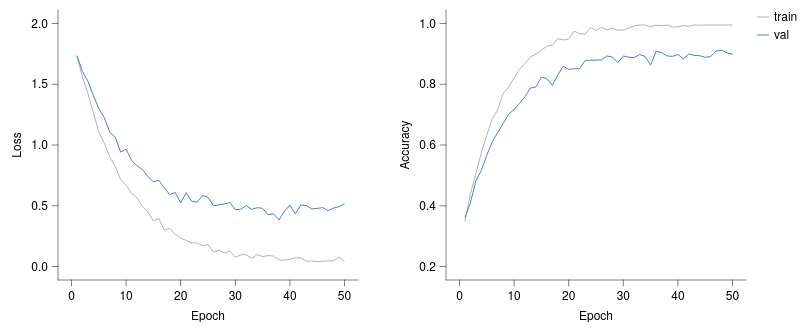

Vega-Lite specification for this chart:
### Vega-Lite specification from a JSON file in a GitHub repository (floating-point values rounded to 4 significant figures)
{"background": null, "config": {"arc": {"fill": "#DBDBDB", "fillOpacity": 1.0, "innerRadius": 33.75, "padAngle": 0.03, "stroke": "black", "strokeOpacity": 1, "strokeWidth": 0.25}, "area": {"fill": "#DBDBDB", "fillOpacity": 1.0, "stroke": "black", "strokeOpacity": 1, "strokeWidth": 0.25}, "axis": {"domain": true, "domainCap": "round", "domainColor": "black", "domainWidth": 0.25, "grid": false, "gridCap": "round", "gridColor": "#F1F1F1", "gridDash": [0, 0], "gridOpacity": 1.0, "gridWidth": 0.25, "labelColor": "black", "labelFont": "Helvetica Neue, HelveticaNeue, Helvetica, Arial, sans-serif", "labelFontSize": 6, "labelFontStyle": "normal", "labelFontWeight": 400, "offset": 0, "ticks": true, "tickCap": "round", "tickColor": "black", "tickRound": false, "tickSize": 3, "tickWidth": 0.25, "titleColor": "black", "titleFont": "Helvetica Neue, HelveticaNeue, Helvetica, Arial, sans-serif", "titleFontSize": 6, "titleFontStyle": "normal", "titleFontWeight": 400}, "axisX": {"domain": true, "labelAlign": "center", "labelAngle": 0, "labels": true, "ticks": true, "translate": 0}, "axisY": {"domain": true, "labelAlign": "right", "labelAngle": 0, "labels": true, "ticks": true, "translate": 0}, "axisRight": {"domain": true, "labelAlign": "left", "labelAngle": 0, "labels": true, "ticks": true, "translate": 0}, "axisTop": {"domain": true, "labelAlign": "center", "labelAngle": 0, "labels": true, "ticks": true, "translate": 0}, "axisBand": {"tickOffset": 0}, "bar": {"fill": "#DBDBDB", "fillOpacity": 1.0, "stroke": "black", "strokeOpacity": 1, "strokeWidth": 0.25}, "boxplot": {"size": 12.15, "ticks": {"cornerRadius": 0.25, "fill": "black", "opacity": 1, "size": 6.075, "thickness": 0.25}, "box": {"fillOpacity": 1.0, "stroke": "black", "strokeOpacity": 1, "strokeWidth": 0.25}, "median": {"cornerRadius": 0, "fill": "black", "fillOpacity": 1.0, "opacity": 1, "size": 12.15, "thickness": 0.25}, "rule": {"fill": "black", "fillOpacity": 1.0, "size": 13.5, "stroke": "black", "strokeDash": [0, 0], "strokeOpacity": 1, "strokeWidth": 0.25}, "outliers": {"color": "black", "fill": "black", "fillOpacity": 1.0, "size": 0, "stroke": "black", "strokeOpacity": 1, "strokeWidth": 0.25}}, "circle": {"fill": "black", "fillOpacity": 1.0, "size": 1.688, "stroke": null, "strokeOpacity": 1, "strokeWidth": 0.25}, "errorband": {"band": {"fillOpacity": 0.6, "stroke": null, "strokeWidth": 0.25, "strokeOpacity": 1}, "borders": {"opacity": 0, "strokeOpacity": 1, "strokeWidth": 0.25}}, "errorbar": {"opacity": 1, "rule": {"strokeDash": [0, 0], "strokeWidth": 0.25}, "ticks": {"color": "black", "cornerRadius": 0.125, "opacity": 1, "size": 8.1, "thickness": 0.25}, "thickness": 0.25}, "font": "Helvetica Neue, HelveticaNeue, Helvetica, Arial, sans-serif", "geoshape": {"fill": "#DBDBDB", "fillOpacity": 1.0, "stroke": "black", "strokeOpacity": 1, "strokeWidth": 0.25}, "header": {"labelColor": "black", "labelFont": "Helvetica Neue, HelveticaNeue, Helvetica, Arial, sans-serif", "labelFontSize": 6, "labelFontStyle": "normal", "labelFontWeight": 400, "titleColor": "black", "titleFont": "Helvetica Neue, HelveticaNeue, Helvetica, Arial, sans-serif", "titleFontSize": 6, "titleFontStyle": "normal", "titleFontWeight": 400, "titlePadding": 0}, "legend": {"disable": false, "offset": 4.5, "titlePadding": 4, "labelOffset": 2, "gradientLabelOffset": 2, "columnPadding": 4, "rowPadding": 2, "gradientLength": 67.5, "gradientThickness": 6.75, "gradientOpacity": 1.0, "gradientStrokeColor": "black", "gradientStrokeWidth": 0.25, "labelColor": "black", "labelFont": "Helvetica Neue, HelveticaNeue, Helvetica, Arial, sans-serif", "labelFontSize": 6, "labelFontStyle": "normal", "labelFontWeight": 400, "strokeColor": "black", "strokeWidth": 0, "symbolSize": 36, "symbolStrokeColor": "black", "symbolStrokeWidth": 0.25, "titleColor": "black", "titleFont": "Helvetica Neue, HelveticaNeue, Helvetica, Arial, sans-serif", "titleFontSize": 6, "titleFontStyle": "normal", "titleFontWeight": 400}, "line": {"color": "black", "stroke": "black", "strokeCap": "butt", "strokeDash": [0, 0], "strokeOpacity": 1, "strokeWidth": 0.5}, "point": {"filled": true, "fill": "#DBDBDB", "fillOpacity": 1.0, "size": 6.75, "stroke": "black", "strokeOpacity": 1, "strokeWidth": 0.25}, "range": {"category": ["#B2B2B2", "#4A7CD3", "#008542", "#664CAF", "#509F98", "#636363", "#284F93", "#005226", "#382864", "#285753"], "diverging": {"scheme": ["#443E60", "#5F597E", "#7C759B", "#9994B6", "#B7B4CC", "#D6D5DC", "#F6F6F6", "#D1DAD9", "#A4C2BF", "#7AA9A4", "#578E89", "#37736E", "#1B5954"]}, "heatmap": {"scheme": ["#440154", "#472270", "#433E82", "#38598C", "#2C728E", "#238A8D", "#24A086", "#39B578", "#5DC862", "#96D646", "#CAE02D", "#FDE724"]}, "ordinal": {"scheme": ["#F1F1F1", "#DBDBDB", "#C6C6C6", "#B2B2B2", "#9D9D9D", "#898989", "#767676", "#636363", "#515151", "#404040", "#2F2F2F", "#1F1F1F"]}, "ramp": {"scheme": ["#440154", "#472270", "#433E82", "#38598C", "#2C728E", "#238A8D", "#24A086", "#39B578", "#5DC862", "#96D646", "#CAE02D", "#FDE724"]}}, "rule": {"color": "black", "stroke": "black", "strokeCap": "round", "strokeDash": [2, 2], "strokeOpacity": 1, "strokeWidth": 0.25}, "scale": {"barBandPaddingInner": 0.1, "rectBandPaddingInner": 0, "tickBandPaddingInner": 0.1, "bandPaddingOuter": 0.1, "bandWithNestedOffsetPaddingInner": 0.2, "bandWithNestedOffsetPaddingOuter": 0.2, "offsetBandPaddingInner": 0, "offsetBandPaddingOuter": 0, "continuousPadding": 6.75, "round": false}, "rect": {"fill": "#DBDBDB", "fillOpacity": 1.0, "stroke": "black", "strokeOpacity": 1, "strokeWidth": 0.25}, "square": {"fill": "#DBDBDB", "fillOpacity": 1.0, "size": 13.5, "stroke": "black", "strokeOpacity": 1, "strokeWidth": 0.25}, "text": {"color": "black", "font": "Helvetica Neue, HelveticaNeue, Helvetica, Arial, sans-serif", "fontSize": 6, "fontStyle": "normal", "fontWeight": 400}, "tick": {"color": "black", "cornerRadius": 0.125, "opacity": 1.0, "size": 12.15, "thickness": 0.25}, "title": {"anchor": "middle", "frame": "group", "color": "black", "font": "Helvetica Neue, HelveticaNeue, Helvetica, Arial, sans-serif", "fontSize": 6, "fontStyle": "normal", "fontWeight": 400, "subtitleColor": "black", "subtitleFont": "Helvetica Neue, HelveticaNeue, Helvetica, Arial, sans-serif", "subtitleFontSize": 6, "subtitleFontStyle": "normal", "subtitleFontWeight": 400}, "trail": {"color": "black", "opacity": 1, "size": 0.5}, "view": {"continuousWidth": 150, "continuousHeight": 135, "discreteWidth": 150, "discreteHeight": 135, "fill": null, "stroke": null, "strokeWidth": 0.25}}, "hconcat": [{"mark": {"type": "line"}, "encoding": {"color": {"field": "split", "sort": ["train", "val"], "title": null, "type": "nominal"}, "x": {"field": "epoch", "scale": {"domain": [0, 50], "nice": false}, "title": "Epoch", "type": "quantitative"}, "y": {"field": "loss", "scale": {"domain": [0, 2], "nice": false}, "title": "Loss", "type": "quantitative"}}}, {"mark": {"type": "line"}, "encoding": {"color": {"field": "split", "sort": ["train", "val"], "title": null, "type": "nominal"}, "x": {"field": "epoch", "scale": {"domain": [0, 50], "nice": false}, "title": "Epoch", "type": "quantitative"}, "y": {"field": "accuracy", "scale": {"domain": [0.2, 1], "nice": false}, "title": "Accuracy", "type": "quantitative"}}}], "data": {"name": "data-7a4b3c2260c15d07dc72bae3f59f8ddc"}, "resolve": {"scale": {"y": "independent"}}, "$schema": "https://vega.github.io/schema/vega-lite/v6.4.1.json", "datasets": {"data-7a4b3c2260c15d07dc72bae3f59f8ddc": [{"epoch": 1, "split": "train", "loss": 1.73, "accuracy": 0.3481}, {"epoch": 2, "split": "train", "loss": 1.559, "accuracy": 0.4391}, {"epoch": 3, "split": "train", "loss": 1.426, "accuracy": 0.5057}, {"epoch": 4, "split": "train", "loss": 1.268, "accuracy": 0.5742}, {"epoch": 5, "split": "train", "loss": 1.106, "accuracy": 0.6329}, {"epoch": 6, "split": "train", "loss": 1.015, "accuracy": 0.6864}, {"epoch": 7, "split": "train", "loss": 0.9036, "accuracy": 0.7162}, {"epoch": 8, "split": "train", "loss": 0.8233, "accuracy": 0.769}, {"epoch": 9, "split": "train", "loss": 0.7148, "accuracy": 0.7905}, {"epoch": 10, "split": "train", "loss": 0.6691, "accuracy": 0.8213}, {"epoch": 11, "split": "train", "loss": 0.6032, "accuracy": 0.8493}, {"epoch": 12, "split": "train", "loss": 0.5645, "accuracy": 0.8689}, {"epoch": 13, "split": "train", "loss": 0.4929, "accuracy": 0.8893}, {"epoch": 14, "split": "train", "loss": 0.4487, "accuracy": 0.8995}, {"epoch": 15, "split": "train", "loss": 0.3765, "accuracy": 0.9119}, {"epoch": 16, "split": "train", "loss": 0.3949, "accuracy": 0.9256}, {"epoch": 17, "split": "train", "loss": 0.2986, "accuracy": 0.9279}, {"epoch": 18, "split": "train", "loss": 0.3137, "accuracy": 0.95}, {"epoch": 19, "split": "train", "loss": 0.2651, "accuracy": 0.9457}, {"epoch": 20, "split": "train", "loss": 0.2327, "accuracy": 0.9494}, {"epoch": 21, "split": "train", "loss": 0.2144, "accuracy": 0.975}, {"epoch": 22, "split": "train", "loss": 0.1948, "accuracy": 0.9668}, {"epoch": 23, "split": "train", "loss": 0.1932, "accuracy": 0.9649}, {"epoch": 24, "split": "train", "loss": 0.1704, "accuracy": 0.9868}, {"epoch": 25, "split": "train", "loss": 0.1804, "accuracy": 0.9769}, {"epoch": 26, "split": "train", "loss": 0.1183, "accuracy": 0.9881}, {"epoch": 27, "split": "train", "loss": 0.1345, "accuracy": 0.9792}, {"epoch": 28, "split": "train", "loss": 0.1113, "accuracy": 0.9848}, {"epoch": 29, "split": "train", "loss": 0.1274, "accuracy": 0.978}, {"epoch": 30, "split": "train", "loss": 0.07601, "accuracy": 0.9782}, {"epoch": 31, "split": "train", "loss": 0.0955, "accuracy": 0.9852}, {"epoch": 32, "split": "train", "loss": 0.09743, "accuracy": 0.9918}, {"epoch": 33, "split": "train", "loss": 0.0663, "accuracy": 0.995}, {"epoch": 34, "split": "train", "loss": 0.09824, "accuracy": 0.995}, {"epoch": 35, "split": "train", "loss": 0.08157, "accuracy": 0.9888}, {"epoch": 36, "split": "train", "loss": 0.0899, "accuracy": 0.995}, {"epoch": 37, "split": "train", "loss": 0.08553, "accuracy": 0.9926}, {"epoch": 38, "split": "train", "loss": 0.05317, "accuracy": 0.995}, {"epoch": 39, "split": "train", "loss": 0.05297, "accuracy": 0.9883}, {"epoch": 40, "split": "train", "loss": 0.05926, "accuracy": 0.9887}, {"epoch": 41, "split": "train", "loss": 0.07119, "accuracy": 0.9932}, {"epoch": 42, "split": "train", "loss": 0.07063, "accuracy": 0.991}, {"epoch": 43, "split": "train", "loss": 0.04534, "accuracy": 0.995}, {"epoch": 44, "split": "train", "loss": 0.0452, "accuracy": 0.9944}, {"epoch": 45, "split": "train", "loss": 0.04083, "accuracy": 0.995}, {"epoch": 46, "split": "train", "loss": 0.04269, "accuracy": 0.995}, {"epoch": 47, "split": "train", "loss": 0.04668, "accuracy": 0.995}, {"epoch": 48, "split": "train", "loss": 0.0472, "accuracy": 0.995}, {"epoch": 49, "split": "train", "loss": 0.07908, "accuracy": 0.995}, {"epoch": 50, "split": "train", "loss": 0.03975, "accuracy": 0.995}, {"epoch": 1, "split": "val", "loss": 1.736, "accuracy": 0.3608}, {"epoch": 2, "split": "val", "loss": 1.606, "accuracy": 0.4097}, {"epoch": 3, "split": "val", "loss": 1.525, "accuracy": 0.4821}, {"epoch": 4, "split": "val", "loss": 1.409, "accuracy": 0.5162}, {"epoch": 5, "split": "val", "loss": 1.3, "accuracy": 0.5664}, {"epoch": 6, "split": "val", "loss": 1.225, "accuracy": 0.6108}, {"epoch": 7, "split": "val", "loss": 1.105, "accuracy": 0.6413}, {"epoch": 8, "split": "val", "loss": 1.065, "accuracy": 0.6706}, {"epoch": 9, "split": "val", "loss": 0.9417, "accuracy": 0.7014}, {"epoch": 10, "split": "val", "loss": 0.9653, "accuracy": 0.7168}, {"epoch": 11, "split": "val", "loss": 0.8741, "accuracy": 0.7367}, {"epoch": 12, "split": "val", "loss": 0.8286, "accuracy": 0.7596}, {"epoch": 13, "split": "val", "loss": 0.7974, "accuracy": 0.7875}, {"epoch": 14, "split": "val", "loss": 0.7398, "accuracy": 0.7912}, {"epoch": 15, "split": "val", "loss": 0.6971, "accuracy": 0.824}, {"epoch": 16, "split": "val", "loss": 0.7087, "accuracy": 0.8182}, {"epoch": 17, "split": "val", "loss": 0.6479, "accuracy": 0.7962}, {"epoch": 18, "split": "val", "loss": 0.5915, "accuracy": 0.8303}, {"epoch": 19, "split": "val", "loss": 0.6094, "accuracy": 0.859}, {"epoch": 20, "split": "val", "loss": 0.5248, "accuracy": 0.8492}, {"epoch": 21, "split": "val", "loss": 0.6076, "accuracy": 0.8507}, {"epoch": 22, "split": "val", "loss": 0.5369, "accuracy": 0.8516}, {"epoch": 23, "split": "val", "loss": 0.5295, "accuracy": 0.8783}, {"epoch": 24, "split": "val", "loss": 0.5836, "accuracy": 0.8792}, {"epoch": 25, "split": "val", "loss": 0.5697, "accuracy": 0.8795}, {"epoch": 26, "split": "val", "loss": 0.4994, "accuracy": 0.8802}, {"epoch": 27, "split": "val", "loss": 0.5068, "accuracy": 0.8932}, {"epoch": 28, "split": "val", "loss": 0.514, "accuracy": 0.8895}, {"epoch": 29, "split": "val", "loss": 0.5262, "accuracy": 0.8712}, {"epoch": 30, "split": "val", "loss": 0.4672, "accuracy": 0.8931}, {"epoch": 31, "split": "val", "loss": 0.4716, "accuracy": 0.8888}, {"epoch": 32, "split": "val", "loss": 0.5014, "accuracy": 0.8875}, {"epoch": 33, "split": "val", "loss": 0.4707, "accuracy": 0.8976}, {"epoch": 34, "split": "val", "loss": 0.4839, "accuracy": 0.8914}, {"epoch": 35, "split": "val", "loss": 0.4789, "accuracy": 0.8629}, {"epoch": 36, "split": "val", "loss": 0.4264, "accuracy": 0.9087}, {"epoch": 37, "split": "val", "loss": 0.4351, "accuracy": 0.9043}, {"epoch": 38, "split": "val", "loss": 0.3825, "accuracy": 0.8934}, {"epoch": 39, "split": "val", "loss": 0.4553, "accuracy": 0.8915}, {"epoch": 40, "split": "val", "loss": 0.505, "accuracy": 0.8981}, {"epoch": 41, "split": "val", "loss": 0.4336, "accuracy": 0.8835}, {"epoch": 42, "split": "val", "loss": 0.5064, "accuracy": 0.8998}, {"epoch": 43, "split": "val", "loss": 0.5021, "accuracy": 0.8948}, {"epoch": 44, "split": "val", "loss": 0.4735, "accuracy": 0.8939}, {"epoch": 45, "split": "val", "loss": 0.4782, "accuracy": 0.8885}, {"epoch": 46, "split": "val", "loss": 0.4844, "accuracy": 0.8912}, {"epoch": 47, "split": "val", "loss": 0.4599, "accuracy": 0.9093}, {"epoch": 48, "split": "val", "loss": 0.4812, "accuracy": 0.9118}, {"epoch": 49, "split": "val", "loss": 0.4924, "accuracy": 0.9037}, {"epoch": 50, "split": "val", "loss": 0.5164, "accuracy": 0.8983}]}}
